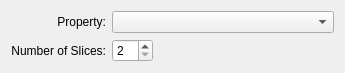
<?xml version="1.0" encoding="UTF-8"?>
<ui version="4.0">
 <class>HistogramDataWidget</class>
 <widget class="QWidget" name="HistogramDataWidget">
  <property name="geometry">
   <rect>
    <x>0</x>
    <y>0</y>
    <width>345</width>
    <height>67</height>
   </rect>
  </property>
  <property name="windowTitle">
   <string>Form</string>
  </property>
  <layout class="QGridLayout" name="gridLayout_2">
   <item row="0" column="0">
    <layout class="QGridLayout" name="gridLayout">
     <item row="0" column="0">
      <widget class="QLabel" name="propertyLabel">
       <property name="maximumSize">
        <size>
         <width>100</width>
         <height>16777215</height>
        </size>
       </property>
       <property name="text">
        <string>Property:</string>
       </property>
       <property name="alignment">
        <set>Qt::AlignRight|Qt::AlignTrailing|Qt::AlignVCenter</set>
       </property>
      </widget>
     </item>
     <item row="0" column="1" colspan="2">
      <widget class="QComboBox" name="m_propertyComboBox">
       <property name="sizePolicy">
        <sizepolicy hsizetype="Expanding" vsizetype="Fixed">
         <horstretch>0</horstretch>
         <verstretch>0</verstretch>
        </sizepolicy>
       </property>
      </widget>
     </item>
     <item row="1" column="0">
      <widget class="QLabel" name="slicesLabel">
       <property name="maximumSize">
        <size>
         <width>100</width>
         <height>16777215</height>
        </size>
       </property>
       <property name="text">
        <string>Number of Slices:</string>
       </property>
       <property name="alignment">
        <set>Qt::AlignRight|Qt::AlignTrailing|Qt::AlignVCenter</set>
       </property>
      </widget>
     </item>
     <item row="1" column="1">
      <widget class="QSpinBox" name="m_slicesSpinBox">
       <property name="minimum">
        <number>2</number>
       </property>
      </widget>
     </item>
     <item row="1" column="2">
      <spacer name="horizontalSpacer_2">
       <property name="orientation">
        <enum>Qt::Horizontal</enum>
       </property>
       <property name="sizeHint" stdset="0">
        <size>
         <width>185</width>
         <height>20</height>
        </size>
       </property>
      </spacer>
     </item>
    </layout>
   </item>
  </layout>
 </widget>
 <resources/>
 <connections/>
</ui>
